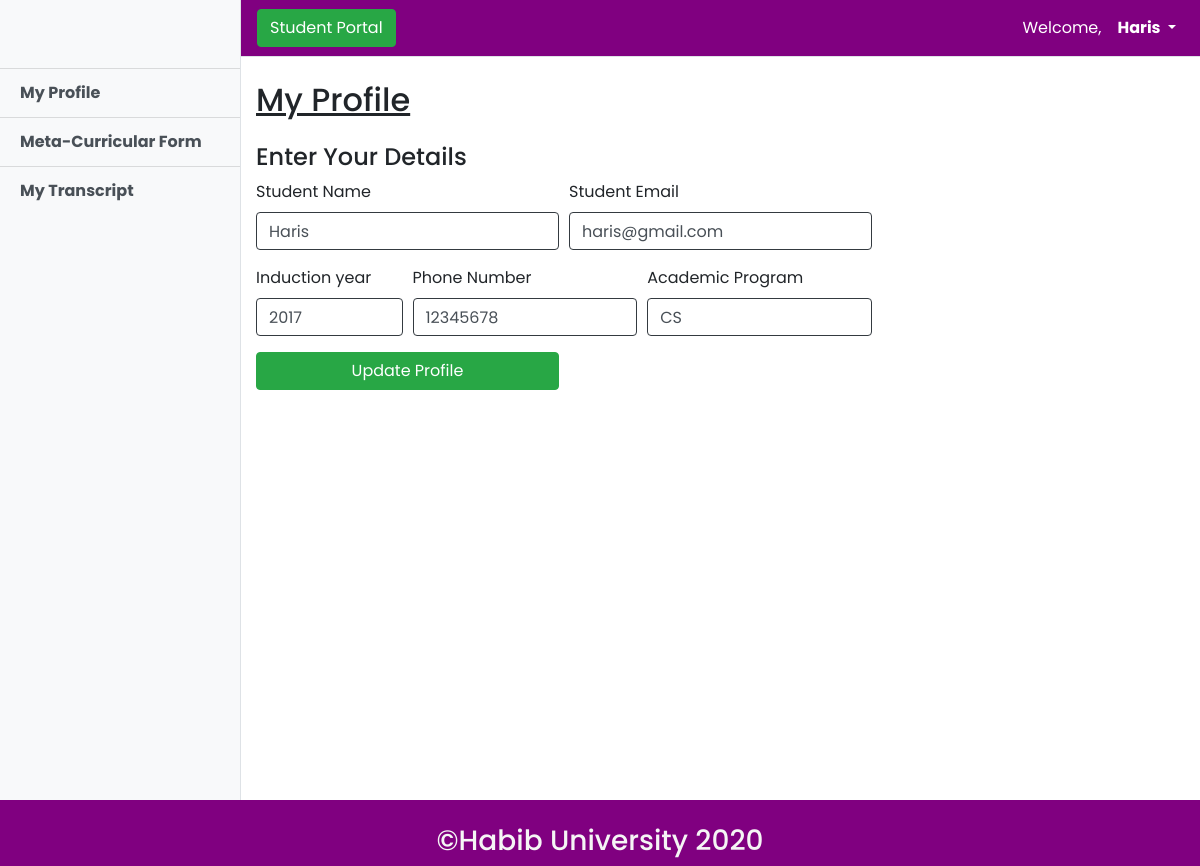
The app's page /src/student/my_profile.php (signed in) with its own data.
### tables this page shows
CREATE TABLE `student` (
  `std_id` int(11) NOT NULL,
  `std_password` varchar(50) NOT NULL,
  `std_name` varchar(50) DEFAULT NULL,
  `std_email` varchar(50) DEFAULT NULL,
  `std_ind_year` int(10) DEFAULT NULL,
  `std_phone` varchar(20) DEFAULT NULL,
  `std_program` varchar(50) DEFAULT NULL
);

### src/student/my_profile.php (the view, shortened to what this page needs)
<?php include "../connect.php";
?>
<!DOCTYPE html>
<html lang="en">
<head>
    <link rel="stylesheet" href="../../css/my_profile.css">
</head>
<body>
<?php include "student_head.php";
    $qry_get_profile = " SELECT std_name, std_email, std_ind_year, std_phone, std_program FROM student WHERE std_id='".$_SESSION["student"]."' ";
    $res = $con->query($qry_get_profile);
    $row = $res->fetch_assoc();
?>
    <div class="container-fluid">
        <h2 class="mt-4"><u>My Profile</u></h2>
        <h4 class="mt-4">Enter Your Details</h4>
        <form class="myform" action="" method="POST">
            <div class="form-row">
                <div class="form-group col-md-4">
                    <label for="">Student Name</label>
                    <input name="std_name" type="text" class="form-control border-dark" value="<?php echo $row["std_name"]?>" placeholder="Full Name" id="inputEmail4">
                </div>
                <div class="form-group col-md-4">
                    <label for="">Student Email</label>
                    <input name="std_email" type="email" class="form-control border-dark" value="<?php echo $row["std_email"]?>" placeholder="email@domain.com" id="inputEmail4">
                </div>
            </div>
            <div class="form-row">
                <div class="form-group col-md-2">
                    <label for="">Induction year</label>
                    <input name="std_ind_year" type="number" class="form-control border-dark" value="<?php echo $row["std_ind_year"]?>" placeholder="2017, 2020 etc." id="inputEmail4">
                </div>
                <div class="form-group col-md-3">
                    <label for="">Phone Number</label>
                    <input name="std_phone" type="text" class="form-control border-dark" value="<?php echo $row["std_phone"]?>" placeholder="0 123 456 789" id="inputEmail4">
                </div>
                <div class="form-group col-md-3">
                    <label for="">Academic Program</label>
                    <input name="std_program" type="text" class="form-control border-dark" value="<?php echo $row["std_program"]?>" placeholder="BSCS, BBA, BSIT etc." id="inputEmail4">
                </div>
            </div>
            <div class="form-row">
                <div class="col-md-4">
                    <button type="submit" name="btn_id" class="btn btn-success btn-block">Update Profile</button>
                </div>
            </div>
        </form>
    </div>
<?php include "student_foot.php" ?><?php

### src/student/student_head.php (shortened to what this page needs)
<!DOCTYPE html>
<html lang="en">
<head>
    <link rel="stylesheet" href="../../css/bootstrap.min.css">
    <link rel="stylesheet" href="../../css/student_header.css">
    <link rel="stylesheet" href="../../css/simple-sidebar.css" rel="stylesheet">
</head>
<body>
    <div class="d-flex" id="wrapper">
        <div class="bg-light border-right" id="sidebar-wrapper">
            <div class="sidebar-heading">
                 </div>
            <div class="list-group list-group-flush font-weight-bold">
                <a href="my_profile.php" class="list-group-item list-group-item-action bg-light">My Profile</a>
                <a href="meta_curricular_form.php" class="list-group-item list-group-item-action bg-light">Meta-Curricular Form</a>
                <a href="student_transcript.php" class="list-group-item list-group-item-action bg-light">My Transcript</a>
            </div>
        </div>
        <div id="page-content-wrapper">
            <nav class="navbar navbar-expand-lg navbar-light border-bottom mynavbar">
                <button class="btn btn-success mybtn" id="menu-toggle">Student Portal</button>
                <div class="collapse navbar-collapse" id="navbarSupportedContent">
                    <ul class="navbar-nav ml-auto mt-2 mt-lg-0">
                        <li class="nav-item active">
                            <a class="nav-link text-white" href="#">Welcome,<span class="sr-only">(current)</span></a>
                        </li>
                        <li class="nav-item dropdown">
                            <a class="nav-link dropdown-toggle text-white" href="#" id="navbarDropdown" role="button"
                                data-toggle="dropdown" aria-haspopup="true" aria-expanded="false"><strong>
                                <?php echo $_SESSION["student_name"]; ?>
                                </strong>
                            </a>
                        </li>
                    </ul>
                </div>
            </nav>

### src/student/student_foot.php (shortened to what this page needs)
</div>
    </div>
    <footer class="foot" style="background: purple">
        <div class="row align-center copyright">
            <div class="col-sm-12" align="center" style="color:whitesmoke">
                <br>
                <h3>&copy;Habib University 2020</h3>
            </div>
        </div>
    </footer>
</body>
</html>

### css/my_profile.css (style rules this page uses)
body { font-family: 'Audiowide', cursive; }
.mynavbar { background: orange; }

### css/student_header.css (style rules this page uses)
body { font-family: 'Audiowide', cursive; }
.mynavbar { background: purple; }

### css/simple-sidebar.css (style rules this page uses)
body { overflow-x: hidden; }
#sidebar-wrapper { min-height: 100vh; margin-left: -15rem; -webkit-transition: margin .25s ease-out; -moz-transition: margin .25s ease-out; -o-transition: margin .25s ease-out; transition: margin .25s ease-out; }
#sidebar-wrapper .sidebar-heading { padding: 0.875rem 1.25rem; font-size: 1.2rem; }
#sidebar-wrapper .list-group { width: 15rem; }
#page-content-wrapper { min-width: 100vw; }
@media (min-width: 768px) { #sidebar-wrapper { margin-left: 0; } }
@media (min-width: 768px) { #page-content-wrapper { min-width: 0; width: 100%; } }

### src/student/student_head.php (style rules this page uses)
body { font-family: 'Poppins', sans-serif; }

### records on screen
student: std_name "Haris", std_email "haris@gmail.com", std_ind_year "2017", std_phone "12345678", std_program "CS"

### other values on screen
$_SESSION["student_name"] "Haris"
